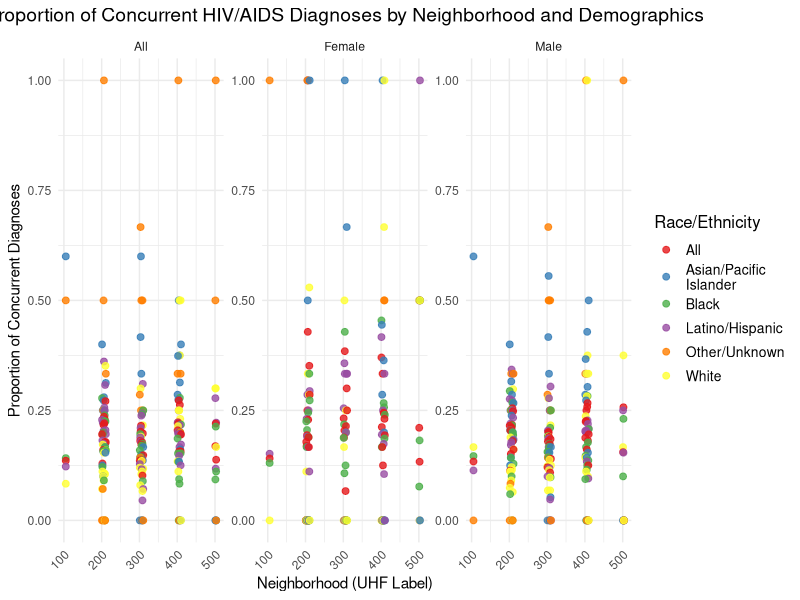
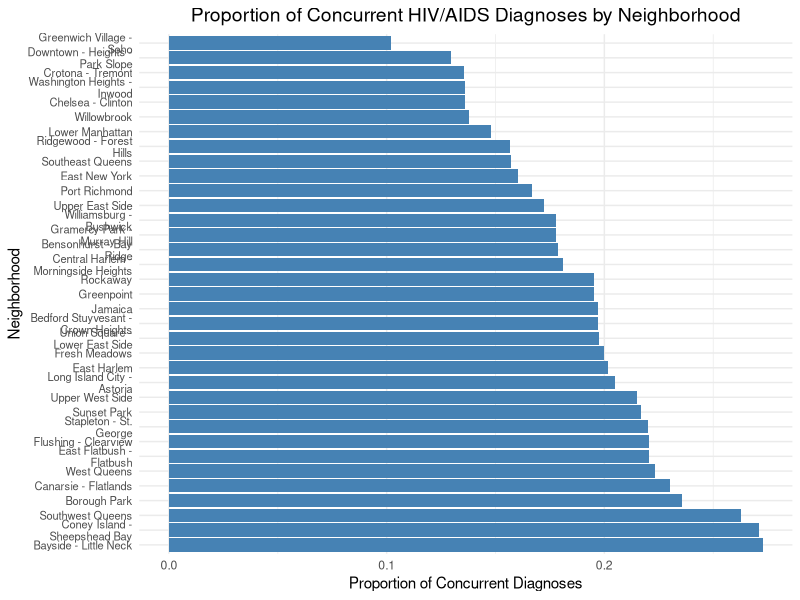

Write the R code that produced these figures, in order.
## ---- chunk 1
# load the package
library(dplyr)
library(ggplot2)
library(sf)
library(RColorBrewer)

# import dataset
Merged_HIV_UHF_Data <- read.csv("Merged_HIV_UHF_Data.csv")
## ---- chunk 2
# create summary data for concurrent HIV/AIDS diagnosis
summary_data <- Merged_HIV_UHF_Data %>%
  group_by(uhf_label, sex, race_ethnicity) %>%
  summarize(
    total_concurrent_hiv_aids = sum(total_number_of_concurrent_hiv_aids_diagnoses, na.rm = TRUE),
    total_hiv_diagnoses = sum(total_number_of_hiv_diagnoses, na.rm = TRUE),
    proportion_concurrent = total_concurrent_hiv_aids / total_hiv_diagnoses
  ) %>%
  arrange(desc(proportion_concurrent))
## ---- chunk 3
# Fit the linear regression model
lm_model <- lm(proportion_concurrent ~ uhf_label + sex + race_ethnicity, data = summary_data)

# Summary of the linear regression model
summary(lm_model)
## ---- chunk 4
coeff_table <- summary(lm_model)$coefficients
coeff_table <- as.data.frame(coeff_table)
colnames(coeff_table) <- c("Estimate", "Std. Error", "t value", "Pr(>|t|)")

# Add significance levels
coeff_table$Significance <- cut(coeff_table$`Pr(>|t|)`, 
                                breaks = c(-Inf, 0.001, 0.01, 0.05, 0.1, Inf), 
                                labels = c("***", "**", "*", ".", " "))

# View the coefficient table
print(coeff_table)
## ---- chunk 5
ggplot(summary_data, aes(x = uhf_label, y = proportion_concurrent, color = race_ethnicity)) +
  geom_point(size = 2, alpha = 0.8) +  # Keep points for visibility
  facet_wrap(~ sex, scales = "free_y") +  # Separate panels for each sex
  labs(
    title = "Proportion of Concurrent HIV/AIDS Diagnoses by Neighborhood and Demographics",
    x = "Neighborhood (UHF Label)",
    y = "Proportion of Concurrent Diagnoses",
    color = "Race/Ethnicity"
  ) +
  theme_minimal() +
  theme(
    axis.text.x = element_text(angle = 45, hjust = 1),
    plot.title = element_text(hjust = 0.5, size = 14),
    legend.title = element_text(size = 12),
    legend.text = element_text(size = 10)
  ) +
  scale_color_brewer(palette = "Set1")
## ---- chunk 6
# neighborhood summary
neighborhood_summary <- Merged_HIV_UHF_Data %>%
  group_by(neighborhood_u_h_f) %>%
  summarize(
    total_concurrent_hiv_aids = sum(total_number_of_concurrent_hiv_aids_diagnoses, na.rm = TRUE),
    total_hiv_diagnoses = sum(total_number_of_hiv_diagnoses, na.rm = TRUE),
    proportion_concurrent = total_concurrent_hiv_aids / total_hiv_diagnoses
  ) %>%
  arrange(desc(proportion_concurrent))

print(neighborhood_summary)
## ---- chunk 7
# visualization of Proportion of Concurrent HIV/AIDS Diagnoses by Neighborhood
ggplot(neighborhood_summary, aes(x = reorder(neighborhood_u_h_f, -proportion_concurrent), y = proportion_concurrent)) +
  geom_bar(stat = "identity", fill = "steelblue") +
  coord_flip() +  
  labs(
    title = "Proportion of Concurrent HIV/AIDS Diagnoses by Neighborhood",
    x = "Neighborhood",
    y = "Proportion of Concurrent Diagnoses"
  ) +
  theme_minimal() +
  theme(
    axis.text.y = element_text(size = 8),
    plot.title = element_text(hjust = 0.5, size = 14)
  )
